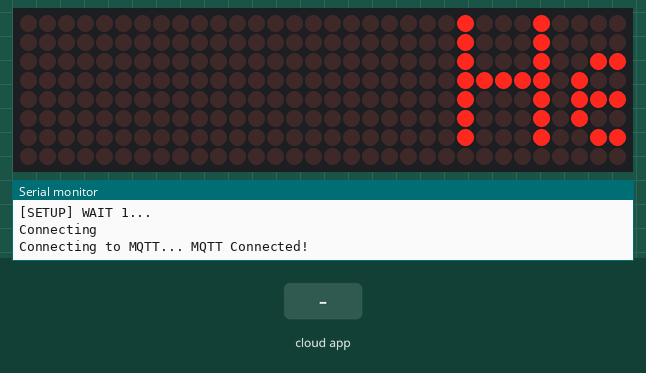
Bench run of a sketch on a simulated ESP8266 (NodeMCU). Shown: 32×8 LED matrix, the last lines printed to the serial monitor. The inputs (shaded band) are chosen by the test bench. WiFi joins after 1.5 s; servers stay silent unless stated; no MQTT or app messages arrive unless stated.

Above: at 6.14 s.
6.2 s: the phone or cloud app sets texts to 0
At 6.35 s:
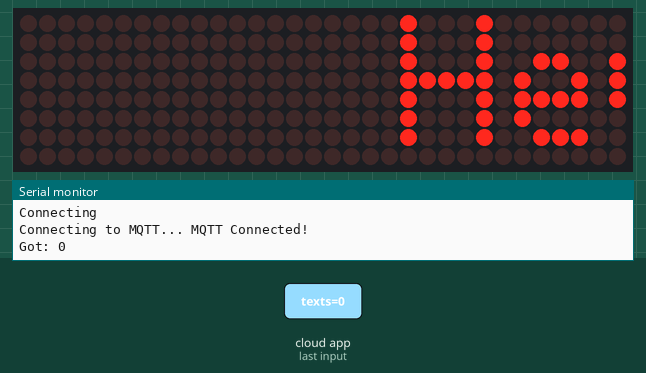
7.9 s: the phone or cloud app sets texts to 1
At 7.96 s:
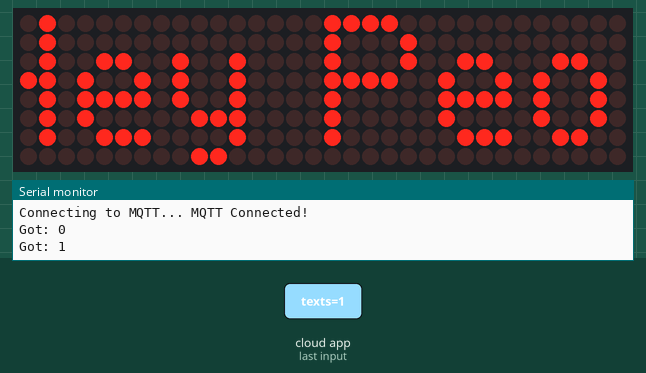
At 9.09 s:
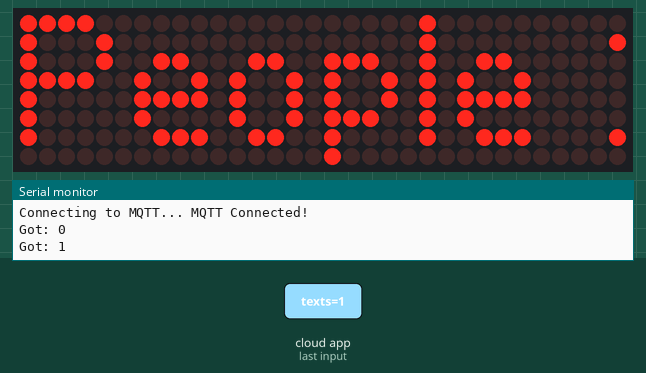

The sketch:

adafruit_scroll.ino
```cpp
#include <MD_MAX72xx.h>
#include <SPI.h>
#include <ESP8266WiFi.h>
#include <ESP8266WiFiMulti.h>
#include <ESP8266HTTPClient.h>
#include <Adafruit_MQTT.h>
#include <Adafruit_MQTT_Client.h>

#define HARDWARE_TYPE MD_MAX72XX::FC16_HW
#define SCROLL_DELAY 70

char* str;
String payload;
uint32_t present;
bool first_time;
uint16_t  scrollDelay;
#define  CHAR_SPACING  1


#define BUF_SIZE  96
char curMessage[BUF_SIZE];
char newMessage[BUF_SIZE];
bool newMessageAvailable = false;

ESP8266WiFiMulti WiFiMulti;

#define  MAX_DEVICES 4

#define  CLK_PIN D5 // or SCK
#define DATA_PIN D7 // or MOSI
#define CS_PIN D8 // or SS

#define AIO_SERVER      "io.adafruit.com"
#define AIO_SERVERPORT  1883                   // use 8883 for SSL
#define AIO_USERNAME    "Theja08"
#define AIO_KEY         "aio_NAkZ72J8ZISsDq4Aoyc2UrV6F7U0"

WiFiClient client;

Adafruit_MQTT_Client mqtt(&client, AIO_SERVER, AIO_SERVERPORT, AIO_USERNAME, AIO_KEY);
Adafruit_MQTT_Subscribe message = Adafruit_MQTT_Subscribe(&mqtt, AIO_USERNAME "/feeds/texts");

void MQTT_connect();


MD_MAX72XX mx = MD_MAX72XX(HARDWARE_TYPE, CS_PIN, MAX_DEVICES);


uint8_t scrollDataSource(uint8_t dev, MD_MAX72XX::transformType_t t)

{
  static char   *p = curMessage;
  static uint8_t  state = 0;
  static uint8_t  curLen, showLen;
  static uint8_t  cBuf[8];
  uint8_t colData;


  switch (state)
  {
    case 0:
showLen = mx.getChar(*p++, sizeof(cBuf) / sizeof(cBuf[0]), cBuf);
curLen = 0;
      state++;


      if (*p == '\0')
      {
        p = curMessage;
        if (newMessageAvailable)
        {
strcpy(curMessage, str);
newMessageAvailable = false;
        }
      }

    case 1:
colData = cBuf[curLen++];
      if (curLen == showLen)
      {
showLen = CHAR_SPACING;
curLen = 0;
        state = 2;
      }
      break;

    case 2:
colData = 0;
curLen++;
      if (curLen == showLen)
        state = 0;
      break;

    default:
      state = 0;
  }

  return (colData);
}

void scrollText(void)
{
  static uint32_t prevTime = 0;


  if (millis() - prevTime>= scrollDelay)
  {
mx.transform(MD_MAX72XX::TSL);
prevTime = millis();
  }
}
void  no_connection(void)
{
newMessageAvailable = 1;
strcpy(curMessage, "No Internet! ");
scrollText();


}
void setup()
{
mx.begin();
mx.setShiftDataInCallback(scrollDataSource);

scrollDelay = SCROLL_DELAY;
strcpy(curMessage, "Hey People ");
newMessage[0] = '\0';

Serial.begin(57600);
Serial.print("\n[MD_MAX72XX Message Display]\nType a message for the scrolling display\nEnd message line with a newline");

  // Serial.setDebugOutput(true);

Serial.println();
Serial.println();
Serial.println();

  for (uint8_t t = 4; t > 0; t--) {
Serial.printf("[SETUP] WAIT %d...\n", t);
Serial.flush();
delay(1000);
  }

WiFi.mode(WIFI_STA);
WiFiMulti.addAP("TeamMagnus","Feliksclub");
Serial.println("Connecting");
newMessageAvailable = 1;
  present = millis();
first_time = 1;
    // Setup MQTT subscription for onoff feed.
mqtt.subscribe(&message);
 str = "Type in Telegram :)     ";
}

void loop()
{
  while (WiFiMulti.run() != WL_CONNECTED) {
Serial.println("WiFi not connected!");
delay(1000);
  }

MQTT_connect();

Adafruit_MQTT_Subscribe *subscription;
  while ((subscription = mqtt.readSubscription(1))) {
    if (subscription == &message) {
      payload ="";
Serial.print(F("Got: "));
Serial.println((char *)message.lastread);
      str = (char*)message.lastread;
      payload = (String) str;
      payload += "       ";
      str = &payload[0];
newMessageAvailable = 1;
    }
  }

scrollText();
}
void MQTT_connect() {
  int8_t ret;


  if (mqtt.connected()) {
    return;
  }

Serial.print("Connecting to MQTT... ");

  uint8_t retries = 3;
  while ((ret = mqtt.connect()) != 0) {
Serial.println(mqtt.connectErrorString(ret));
Serial.println("Retrying MQTT connection in 5 seconds...");
mqtt.disconnect();
delay(5000);
       retries--;
       if (retries == 0) {
         while (1);
       }
  }
Serial.println("MQTT Connected!");
}
```
